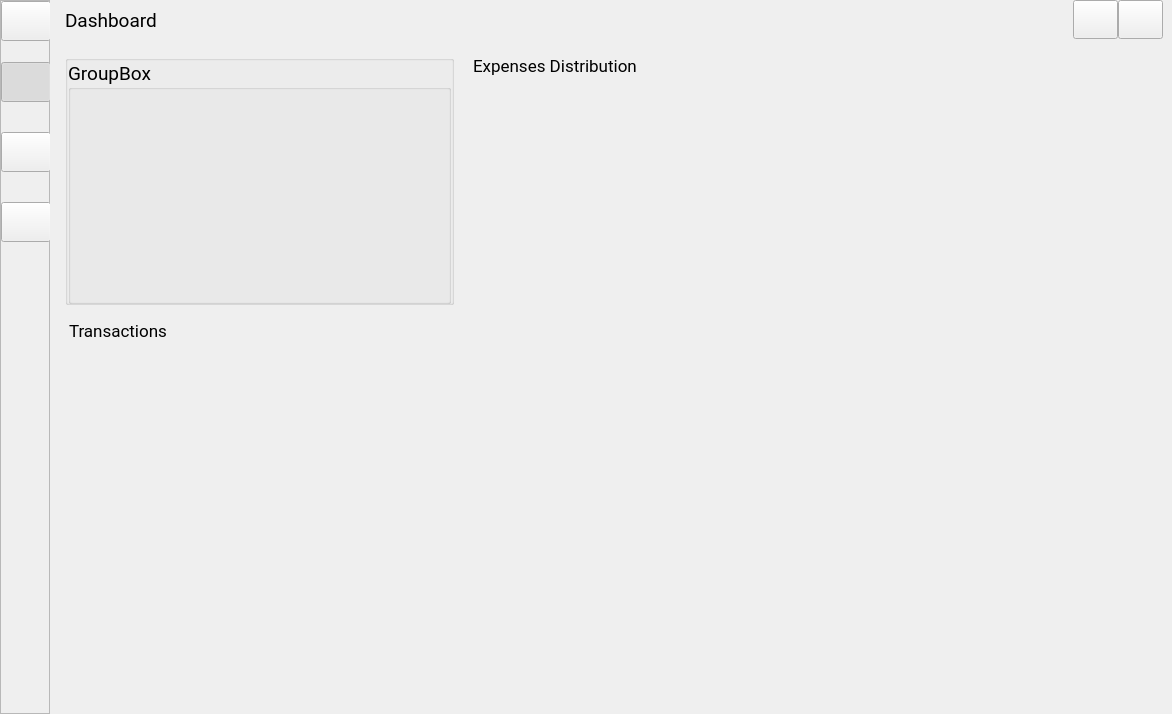
<?xml version="1.0" encoding="UTF-8"?>
<ui version="4.0">
 <class>MainWindow</class>
 <widget class="QWidget" name="MainWindow">
  <property name="geometry">
   <rect>
    <x>0</x>
    <y>0</y>
    <width>1172</width>
    <height>714</height>
   </rect>
  </property>
  <property name="windowTitle">
   <string>Budgetter</string>
  </property>
  <property name="windowIcon">
   <iconset>
    <normaloff>:/images/images/bold-36px-#2ABFB0.png</normaloff>:/images/images/bold-36px-#2ABFB0.png</iconset>
  </property>
  <property name="styleSheet">
   <string notr="true">#MainWindow 
{
	background: #212F41;
}

#menuBar 
{
	background: #2C405A;
	border-bottom: 1px solid #47566B;
}

QGroupBox 
{
	background-color: #26374C;
	border-radius: 4px;
	border-color: #344457;
	border-width: 1px;
	border-style: solid;
	margin-top: 6ex;
	margin-left: 1ex;
	margin-right: 1ex;
	padding-top: 30px;
}

QGroupBox#accounts 
{
	background-color: transparent;
	border-color: transparent;
	margin-top: 0ex;
	margin-left: 0ex;
	margin-right: 0ex;
	padding-top: 0px;
}

QGroupBox::title
{
	background-color: transparent;
	color: rgba(255, 255, 255, 230);
	padding: 0px 15px;
	margin-bottom: -55px;
	subcontrol-origin: margin;
	subcontrol-position: top left;
}

QLineEdit 
{
	border-bottom: 1px solid #309db5;
	border-radisu: 0px;
	padding: 0 8px;
	background: transparent;
	color: white;
	selection-background-color: #309db5;
}

QLineEdit ::hover
{
	border-bottom: 1px solid white;
	border-radisu: 0px;
	padding: 0 8px;
	background: transparent;
	color: white;
	selection-background-color: #309db5;
}

QLineEdit ::disabled
{
	border-bottom: 1px solid grey;
	border-radisu: 0px;
	padding: 0 8px;
	background: transparent;
	color: white;
	selection-background-color: #309db5;
}

QPushButton 
{
	background-color: #309db5;
	border-radius: 5px;
	border-color: transparent;
	padding-left: 7px;
	padding-right: 7px;
	color: white;
}

QComboBox 
{
	background-color: transparent;
	border-bottom-style: outset;
	border-bottom-width: 1px;
	border-radius: 0px;
	border-color: transparent;
	color: white;
	padding-left: 0px;
	font-family: &quot;Roboto&quot;;
	font-size: 9pt;
}

QComboBox ::hover
{
	background-color: transparent;
	border-bottom-style: outset;
	border-bottom-width: 1px;
	border-radius: 0px;
	border-color: transparent;
	color: white;
	padding-left: 0px;
	font-family: &quot;Roboto&quot;;
	font-size: 9pt;
}

QComboBox::drop-down
{
	border: 0px;
	background-color: transparent;
}

QComboBox::down-arrow
{
	image: none;
	width: 0px;
	height: 0px;
	padding-right: 0px;
	padding-top: 0px;
}


QComboBox::down-arrow:on
{
	image: none;
	width: 0px;
	height: 0px;
	padding-right: 0px;
	padding-top: 0px;
}

QComboBox QAbstractItemView
{
	background: #26374C;
	color: white;
	border-top-style: inset;
	border-width: 1px;
	border-radius: 0px;
	border-color: #309db5;
	selection-bckground-color: #309db5;
	padding-left: 0px;
	padding-bottom: 3px;
	spacing: 10px;
	outline: none;
}

QComboBox QScollBar:vertical
{
	border: 0px;
	background: transparent;
	width: 10px;
	margin: 1px 1 1px 0;
}

QComboBox QScollBar::handle:vertical
{
	background: #309db5;
	min-height: 20px;
	border-radius: 0px;
}

QGroupBox#distribution::indicator
{
	width: 24px;
	height: 24px;
	margin-bottom: -15px;
	margin-left: 8px;
	margin-right: 0px; 
	image: url(:/images/images/chart-pie-20px-#72C1F2.png);
}

QGroupBox#accounts::indicator
{
	width: 24px;
	height: 24px;
	margin-bottom: -15px;
	margin-left: 8px;
	margin-right: 0px; 
	image: url(:/images/images/wallet-20px-#72C1F2.png);
}

QGroupBox#transactions::indicator
{
	width: 24px;
	height: 24px;
	margin-bottom: -15px;
	margin-left: 8px;
	margin-right: 0px; 
	image: url(:/images/images/receipt-20px-#72C1F2.png);
}

QPushButton#settings {
	background-color:  transparent;
	border-left: 1px solid #32465F;
	border-right: 1px solid #32465F;
	padding: 6px 10px;
	border-radius: 0px;
}

QPushButton#alerts {
	background-color: transparent;
	border-left: 1px solid #32465F;
	padding: 6px 10px;
	border-radius: 0px;
}

QPushButton#menu:hover, QPushButton#settings:hover, QPushButton#alerts:hover {
	background-color:  rgba(255, 255, 255, 35);
	border-left: 1px solid #32465F;
	padding: 6px 10px;
	border-radius: 0px;
}

QPushButton[expanded=&quot;true&quot;]:hover {
	background-color: rgba(255, 255, 255, 0);
	border-style: outset;
	border-radius: 6px;
	border-color: transparent;
	padding: 6px 6px;
	color: rgba(255, 255, 255, 128);
}

QPushButton#settings:pressed, QPushButton#alerts:pressed {
	background-color:  rgba(255, 255, 255, 80);
	border-left: 1px solid #32465F;
	padding: 6px 10px;
	border-radius: 0px;
}

QPushButton[expanded=&quot;true&quot;]:pressed {
	background-color: rgba(255, 255, 255, 0);
	border-style: outset;
	border-width: 1px;
	border-radius: 6px;
	border-color: transparent;
	padding: 3px  3px;
	color: rgba(36, 42, 117, 255);
}

QFrame#navigation {
	background-color: #1C293B;
	margin-bottom: 0px;
	margin-top: 0px;
	border-style: none;
	padding-left: 0px;
	padding-right: 0px;
}

QFrame[frameShape=&quot;5&quot;] {
	color: #32465F;
}

QScrollArea {
	background: transparent;
}

QScrollArea &gt; QWidget &gt; QWidget { 
	background: transparent; 
}

QScrollArea &gt; QWidget &gt; QScrollBar { 
	background: palette(base); 
}

Card 
{
	border-radius: 5px;
	border-color: transparent;
	border-width: 0px;
	border-style: solid;
	margin-top: 6ex;
	margin-left: 1ex;
	margin-right: 1ex;
	padding-top: 30px;
}

Card::title
{
	background-color: transparent;
	color: white;
	padding: 0 14px;
	margin-bottom: -55px;
	subcontrol-origin: margin;
	subcontrol-position: top left;
}

Card &gt; QLabel#amount {
	color: white;
	text-align: right;
	background-color: transparent;
	border-style: none;
	padding: 0px 0px;
	font-family: &quot;Roboto&quot;;
	margin-left: 55px;
	margin-top: 15px;
	font-size: 24pt;
}

Card &gt; QPushButton#monthTrend[positive=&quot;false&quot;] {
	color: #F20505;
	text-align: left;
	background-color: transparent;
	border-style: none;
	padding: 0px 0px;
	margin-bottom: 10px;
	font-family: &quot;Roboto&quot;;
	font-size: 17pt;
}

Card &gt; QPushButton#monthTrend[positive=&quot;true&quot;] {
	color: #12A61C;
	text-align: left;
	background-color: transparent;
	border-style: none;
	padding: 0px 0px;
	margin-bottom: 10px;
	font-family: &quot;Roboto&quot;;
	font-size: 17pt;
}

Card &gt; QPushButton#monthTrend[positive=&quot;none&quot;] {
	color: white;
	text-align: left;
	background-color: transparent;
	border-style: none;
	padding: 0px 0px;
	margin-bottom: 10px;
	font-family: &quot;Roboto&quot;;
	font-size: 17pt;
}

Card &gt; QLabel#currency {
	color: rgba(255, 255, 255, 180);
	text-align: left;
	background-color: transparent;
	border-style: none;
	padding: 0px 0px;
	margin-right: 25px;
	margin-top: 18px;
	font-family: &quot;Roboto&quot;;
	font-size: 18pt;
}

QLabel#menuLabel {
	color: white;
}

QChartView {
	background-color: transparent;
}

QTableView {
	background-color: #141C26;
}

Thumbnail
{
	background-color: transparent;
	border-radius: 30px;
	border-color: #2d4057;
	border-width: 1px;
	border-style: solid;
}

Thumbnail::title
{
	background-color: transparent;
	color: rgba(255, 255, 255, 230);
	padding: 0px 0px;
	margin-bottom: 0px;
}

QPushButton#logoExpense
{
	background-color: transparent;
	border-radius: 5px;
	border-color: transparent;
	color: white;
}

QLabel#categoryExpense {
	color: #a2a3ae;
	font-family: &quot;Roboto&quot;;
	font-size: 12pt;
	margin-bottom: 15px;
}

QLabel#amountExpense {
	color: white;
	font-family: &quot;Roboto Black&quot;;
	font-size: 12pt;

}

QLabel#monthExpense {
	color: #a2a3ae;
	font-family: &quot;Roboto Light&quot;;
	font-size: 12pt;
}

QGroupBox#page1MonthlyExpenses, QGroupBox#page2MonthlyExpenses 
{
	background-color: transparent;
	border-color: transparent;
	margin-top: 0ex;
	margin-left: 0ex;
	margin-right: 0ex;
	padding-top: 0px;
}

QPushButton#rightPageMonthlyExpenses, QPushButton#leftPageMonthlyExpenses
{
	background-color: transparent;
	border-radius: 0px;
	border-color: transparent;
	color: white;
}

QPushButton#menuDashboard, QPushButton#menu,
QPushButton#menuGraph, QPushButton#menuInsights {
    background-color: transparent;
	border-radius: 0px;
    border-style: none;
    padding: 8px 6px 8px 6px;
}

QPushButton#menuDashboard:checked, QPushButton#menuGraph:checked,
QPushButton#menuInsights:checked {
    background-color: #19344D;
	border-radius: 0px;
    border-left: 3px solid #0093EE;
    padding: 8px 6px 8px 3px;
}

QPushButton#menuDashboard:hover:!checked, QPushButton#menuGraph:hover:!checked,
QPushButton#menuInsights:hover:!checked {
    background-color: #19344D;
	border-radius: 0px;
    border-style: none;
    padding: 8px 6px 8px 6px;
}

QPushButton#menu:hover {
    background-color: transparent;
	border-radius: 0px;
    border-style: none;
    padding: 8px 6px 8px 6px;
}

QDockWidget {
	color: white;
	border-radius: 5px;
}

QDockWidget &gt; QWidget {
	color: white;
	background-color: #26374C;
	border: 1px solid #344457;
	border-top-left-radius: 0px;
	border-top-right-radius: 0px;
	border-bottom-left-radius: 4px;
	border-bottom-right-radius: 4px;
}

QMainWindow::separator {
	width: 10px;
	height: 0px;
	margin: -10px;
	padding: 0px;
}

QLabel#titleBarTitle {
	background-color: #26374C;
	border-top: 1px solid #344457;
	border-left: 1px solid #344457;  
	border-top-left-radius: 4px;
	border-top-right-radius: 0px;
	border-bottom-left-radius: 0px;
	border-bottom-right-radius: 0px;
	margin-left: 0px;
	margin-right: 0px;
	padding-bottom: 10px;
	padding-left: 12px;
	padding-top: 10px;
	font-family: &quot;Roboto&quot;;
	font-size: 13pt;
	color: white;
}

QWidget#titleBarEmptyWidget {
	background-color: #26374C;
	border-top: 1px solid #344457;
	border-top-left-radius: 0px;
	border-top-right-radius: 0px;
	border-bottom-left-radius: 0px;
	border-bottom-right-radius: 0px;
	margin-left: 0px;
	margin-right: 0px;
}

QWidget#leftAddWidget {
	background-color: #26374C;
	border-top: 1px solid #344457;
	border-right: 1px solid #344457;
	border-top-left-radius: 0px;
	border-top-right-radius: 4px;
	border-bottom-left-radius: 0px;
	border-bottom-right-radius: 0px;
	margin-left: 0px;
	margin-right: 0px;
}

QPushButton#titleBarAdd {
	background-color: #26374C;
	border-top: 0px solid #344457;
	border-right: 0px solid #344457;
	border-top-left-radius: 0px;
	border-top-right-radius: 0px;
	border-bottom-left-radius: 0px;
	border-bottom-right-radius: 0px;
	margin-left: 0px;
	margin-right: 0px;
	padding-bottom: 0px;
	padding-left: 0px;
	padding-top: 0px;
}

QStatusBar {
	background-color: transparent;
	color: white;
	border-top: 1px solid #344457;
	border-top-left-radius: 0px;
	border-top-right-radius: 0px;
	border-bottom-left-radius: 0px;
	border-bottom-right-radius: 0px;
}

QStatusBar::item {
	border: none;
	color: white;
}

QPushButton#statusBarSettings {
	background-color: #26374C;
	border-top-left-radius: 0px;
	border-top-right-radius: 0px;
	border-bottom-left-radius: 0px;
	border-bottom-right-radius: 0px;
	margin-left: 0px;
	margin-right: 0px;
}

QPushButton[activated=&quot;true&quot;] {
	background-color: #26374C;
	color: white;
	font-family: &quot;Roboto&quot;;
	font-size: 10pt;
	margin-left: 10px;
}

QPushButton[activated=&quot;false&quot;] {
	background-color: #26374C;
	color: rgba(255, 255, 255, 100);
	font-family: &quot;Roboto&quot;;
	font-size: 10pt;
	margin-left: 10px;
}

QListView {
	background-color: transparent;
	border: none;
}</string>
  </property>
  <layout class="QGridLayout" name="gridLayout">
   <property name="leftMargin">
    <number>0</number>
   </property>
   <property name="topMargin">
    <number>0</number>
   </property>
   <property name="rightMargin">
    <number>0</number>
   </property>
   <property name="bottomMargin">
    <number>0</number>
   </property>
   <property name="spacing">
    <number>0</number>
   </property>
   <item row="1" column="1" colspan="3">
    <widget class="SlidingStackedWidget" name="stackedWidget">
     <property name="currentIndex">
      <number>0</number>
     </property>
     <widget class="QWidget" name="dashboard">
      <layout class="QGridLayout" name="gridLayout_2">
       <property name="leftMargin">
        <number>15</number>
       </property>
       <property name="topMargin">
        <number>15</number>
       </property>
       <property name="rightMargin">
        <number>15</number>
       </property>
       <property name="bottomMargin">
        <number>15</number>
       </property>
       <property name="spacing">
        <number>15</number>
       </property>
       <item row="0" column="3" rowspan="3">
        <widget class="Container" name="monthlyExpenses">
         <property name="sizePolicy">
          <sizepolicy hsizetype="Preferred" vsizetype="Preferred">
           <horstretch>0</horstretch>
           <verstretch>0</verstretch>
          </sizepolicy>
         </property>
         <property name="minimumSize">
          <size>
           <width>200</width>
           <height>100</height>
          </size>
         </property>
         <property name="font">
          <font>
           <family>Roboto</family>
           <pointsize>13</pointsize>
          </font>
         </property>
         <property name="features">
          <set>QDockWidget::NoDockWidgetFeatures</set>
         </property>
         <property name="allowedAreas">
          <set>Qt::NoDockWidgetArea</set>
         </property>
         <property name="windowTitle">
          <string>Expenses Distribution</string>
         </property>
         <widget class="QWidget" name="dockWidgetContents">
          <layout class="QGridLayout" name="gridLayout_9">
           <property name="leftMargin">
            <number>0</number>
           </property>
           <property name="topMargin">
            <number>0</number>
           </property>
           <property name="rightMargin">
            <number>0</number>
           </property>
          </layout>
         </widget>
        </widget>
       </item>
       <item row="0" column="0" colspan="2">
        <widget class="QGroupBox" name="accounts">
         <property name="sizePolicy">
          <sizepolicy hsizetype="Minimum" vsizetype="Minimum">
           <horstretch>0</horstretch>
           <verstretch>0</verstretch>
          </sizepolicy>
         </property>
         <property name="maximumSize">
          <size>
           <width>16777215</width>
           <height>250</height>
          </size>
         </property>
         <property name="font">
          <font>
           <family>Roboto</family>
           <pointsize>14</pointsize>
           <weight>50</weight>
           <bold>false</bold>
          </font>
         </property>
         <property name="title">
          <string/>
         </property>
         <property name="checkable">
          <bool>false</bool>
         </property>
         <layout class="QHBoxLayout" name="horizontalLayout_3">
          <property name="leftMargin">
           <number>0</number>
          </property>
          <property name="topMargin">
           <number>0</number>
          </property>
          <property name="rightMargin">
           <number>0</number>
          </property>
          <property name="bottomMargin">
           <number>0</number>
          </property>
          <item>
           <widget class="Card" name="card1">
            <property name="minimumSize">
             <size>
              <width>383</width>
              <height>243</height>
             </size>
            </property>
            <property name="maximumSize">
             <size>
              <width>383</width>
              <height>243</height>
             </size>
            </property>
            <property name="title">
             <string>GroupBox</string>
            </property>
            <layout class="QGridLayout" name="gridLayout_4"/>
           </widget>
          </item>
         </layout>
        </widget>
       </item>
       <item row="1" column="0" rowspan="2" colspan="2">
        <widget class="Container" name="transactions">
         <property name="minimumSize">
          <size>
           <width>52</width>
           <height>100</height>
          </size>
         </property>
         <property name="font">
          <font>
           <family>Roboto</family>
           <pointsize>13</pointsize>
          </font>
         </property>
         <property name="features">
          <set>QDockWidget::NoDockWidgetFeatures</set>
         </property>
         <property name="allowedAreas">
          <set>Qt::NoDockWidgetArea</set>
         </property>
         <property name="windowTitle">
          <string>Transactions</string>
         </property>
         <widget class="QWidget" name="dockWidgetContents_2"/>
        </widget>
       </item>
      </layout>
     </widget>
     <widget class="QWidget" name="page_2">
      <layout class="QGridLayout" name="gridLayout_3">
       <item row="0" column="0">
        <widget class="QGroupBox" name="total">
         <property name="title">
          <string>Total</string>
         </property>
        </widget>
       </item>
       <item row="1" column="0">
        <widget class="QGroupBox" name="savings">
         <property name="title">
          <string>Savings</string>
         </property>
        </widget>
       </item>
      </layout>
     </widget>
     <widget class="QWidget" name="page"/>
    </widget>
   </item>
   <item row="0" column="1" colspan="3">
    <widget class="QWidget" name="menuBar" native="true">
     <property name="minimumSize">
      <size>
       <width>0</width>
       <height>40</height>
      </size>
     </property>
     <layout class="QHBoxLayout" name="horizontalLayout">
      <property name="spacing">
       <number>0</number>
      </property>
      <property name="leftMargin">
       <number>15</number>
      </property>
      <property name="topMargin">
       <number>0</number>
      </property>
      <property name="bottomMargin">
       <number>0</number>
      </property>
      <item>
       <widget class="QLabel" name="menuLabel">
        <property name="font">
         <font>
          <family>Roboto</family>
          <pointsize>14</pointsize>
         </font>
        </property>
        <property name="text">
         <string>Dashboard</string>
        </property>
       </widget>
      </item>
      <item>
       <spacer name="horizontalSpacer">
        <property name="orientation">
         <enum>Qt::Horizontal</enum>
        </property>
        <property name="sizeHint" stdset="0">
         <size>
          <width>40</width>
          <height>20</height>
         </size>
        </property>
       </spacer>
      </item>
      <item>
       <widget class="QPushButton" name="alerts">
        <property name="minimumSize">
         <size>
          <width>45</width>
          <height>39</height>
         </size>
        </property>
        <property name="maximumSize">
         <size>
          <width>45</width>
          <height>39</height>
         </size>
        </property>
        <property name="cursor">
         <cursorShape>PointingHandCursor</cursorShape>
        </property>
        <property name="toolTip">
         <string>Notifications</string>
        </property>
        <property name="text">
         <string/>
        </property>
        <property name="icon">
         <iconset resource="../resources/resources.qrc">
          <normaloff>:/images/images/notifications-white-24dp.svg</normaloff>:/images/images/notifications-white-24dp.svg</iconset>
        </property>
        <property name="iconSize">
         <size>
          <width>24</width>
          <height>24</height>
         </size>
        </property>
       </widget>
      </item>
      <item>
       <widget class="QPushButton" name="settings">
        <property name="minimumSize">
         <size>
          <width>45</width>
          <height>39</height>
         </size>
        </property>
        <property name="maximumSize">
         <size>
          <width>45</width>
          <height>39</height>
         </size>
        </property>
        <property name="cursor">
         <cursorShape>PointingHandCursor</cursorShape>
        </property>
        <property name="toolTip">
         <string>Settings</string>
        </property>
        <property name="text">
         <string/>
        </property>
        <property name="icon">
         <iconset resource="../resources/resources.qrc">
          <normaloff>:/images/images/settings-white-24dp.svg</normaloff>:/images/images/settings-white-24dp.svg</iconset>
        </property>
        <property name="iconSize">
         <size>
          <width>24</width>
          <height>24</height>
         </size>
        </property>
       </widget>
      </item>
     </layout>
    </widget>
   </item>
   <item row="0" column="0" rowspan="2">
    <widget class="Drawer" name="drawer" native="true">
     <property name="sizePolicy">
      <sizepolicy hsizetype="Fixed" vsizetype="Preferred">
       <horstretch>0</horstretch>
       <verstretch>0</verstretch>
      </sizepolicy>
     </property>
     <property name="minimumSize">
      <size>
       <width>50</width>
       <height>0</height>
      </size>
     </property>
     <property name="maximumSize">
      <size>
       <width>50</width>
       <height>16777215</height>
      </size>
     </property>
     <layout class="QGridLayout" name="gridLayout_7">
      <property name="leftMargin">
       <number>0</number>
      </property>
      <property name="topMargin">
       <number>0</number>
      </property>
      <property name="rightMargin">
       <number>0</number>
      </property>
      <property name="bottomMargin">
       <number>0</number>
      </property>
      <item row="0" column="0">
       <widget class="QFrame" name="navigation">
        <property name="frameShape">
         <enum>QFrame::StyledPanel</enum>
        </property>
        <property name="frameShadow">
         <enum>QFrame::Raised</enum>
        </property>
        <layout class="QGridLayout" name="gridLayout_8">
         <property name="leftMargin">
          <number>0</number>
         </property>
         <property name="topMargin">
          <number>0</number>
         </property>
         <property name="rightMargin">
          <number>0</number>
         </property>
         <property name="bottomMargin">
          <number>7</number>
         </property>
         <item row="1" column="0" colspan="2">
          <layout class="QHBoxLayout" name="horizontalLayout_2">
           <property name="spacing">
            <number>0</number>
           </property>
           <item>
            <widget class="QPushButton" name="menu">
             <property name="minimumSize">
              <size>
               <width>50</width>
               <height>40</height>
              </size>
             </property>
             <property name="maximumSize">
              <size>
               <width>50</width>
               <height>40</height>
              </size>
             </property>
             <property name="cursor">
              <cursorShape>PointingHandCursor</cursorShape>
             </property>
             <property name="text">
              <string/>
             </property>
             <property name="icon">
              <iconset resource="../resources/resources.qrc">
               <normaloff>:/images/images/menu-white-36dp.svg</normaloff>:/images/images/menu-white-36dp.svg</iconset>
             </property>
             <property name="iconSize">
              <size>
               <width>24</width>
               <height>24</height>
              </size>
             </property>
             <property name="checkable">
              <bool>true</bool>
             </property>
            </widget>
           </item>
          </layout>
         </item>
         <item row="3" column="0" colspan="2">
          <layout class="QVBoxLayout" name="verticalLayout_2">
           <property name="spacing">
            <number>30</number>
           </property>
           <property name="topMargin">
            <number>15</number>
           </property>
           <item>
            <widget class="QPushButton" name="menuDashboard">
             <property name="minimumSize">
              <size>
               <width>50</width>
               <height>40</height>
              </size>
             </property>
             <property name="maximumSize">
              <size>
               <width>50</width>
               <height>40</height>
              </size>
             </property>
             <property name="font">
              <font>
               <family>Roboto</family>
               <pointsize>12</pointsize>
              </font>
             </property>
             <property name="cursor">
              <cursorShape>PointingHandCursor</cursorShape>
             </property>
             <property name="toolTip">
              <string>Dashboard</string>
             </property>
             <property name="text">
              <string/>
             </property>
             <property name="icon">
              <iconset resource="../resources/resources.qrc">
               <normaloff>:/images/images/dashboard-white-36dp.svg</normaloff>:/images/images/dashboard-white-36dp.svg</iconset>
             </property>
             <property name="iconSize">
              <size>
               <width>24</width>
               <height>24</height>
              </size>
             </property>
             <property name="checkable">
              <bool>true</bool>
             </property>
             <property name="checked">
              <bool>true</bool>
             </property>
            </widget>
           </item>
           <item>
            <widget class="QPushButton" name="menuGraph">
             <property name="minimumSize">
              <size>
               <width>50</width>
               <height>40</height>
              </size>
             </property>
             <property name="maximumSize">
              <size>
               <width>50</width>
               <height>40</height>
              </size>
             </property>
             <property name="font">
              <font>
               <family>Roboto</family>
               <pointsize>12</pointsize>
              </font>
             </property>
             <property name="cursor">
              <cursorShape>PointingHandCursor</cursorShape>
             </property>
             <property name="toolTip">
              <string>Graph</string>
             </property>
             <property name="text">
              <string/>
             </property>
             <property name="icon">
              <iconset resource="../resources/resources.qrc">
               <normaloff>:/images/images/assessment-white-36dp.svg</normaloff>:/images/images/assessment-white-36dp.svg</iconset>
             </property>
             <property name="iconSize">
              <size>
               <width>24</width>
               <height>24</height>
              </size>
             </property>
             <property name="checkable">
              <bool>true</bool>
             </property>
            </widget>
           </item>
           <item>
            <widget class="QPushButton" name="menuInsights">
             <property name="minimumSize">
              <size>
               <width>50</width>
               <height>40</height>
              </size>
             </property>
             <property name="maximumSize">
              <size>
               <width>50</width>
               <height>40</height>
              </size>
             </property>
             <property name="font">
              <font>
               <family>Roboto</family>
               <pointsize>12</pointsize>
              </font>
             </property>
             <property name="cursor">
              <cursorShape>PointingHandCursor</cursorShape>
             </property>
             <property name="toolTip">
              <string>Insights</string>
             </property>
             <property name="text">
              <string/>
             </property>
             <property name="icon">
              <iconset resource="../resources/resources.qrc">
               <normaloff>:/images/images/insights-white-36dp.svg</normaloff>:/images/images/insights-white-36dp.svg</iconset>
             </property>
             <property name="iconSize">
              <size>
               <width>24</width>
               <height>24</height>
              </size>
             </property>
             <property name="checkable">
              <bool>true</bool>
             </property>
            </widget>
           </item>
          </layout>
         </item>
         <item row="6" column="0" colspan="2">
          <spacer name="verticalSpacer">
           <property name="orientation">
            <enum>Qt::Vertical</enum>
           </property>
           <property name="sizeHint" stdset="0">
            <size>
             <width>20</width>
             <height>40</height>
            </size>
           </property>
          </spacer>
         </item>
        </layout>
       </widget>
      </item>
     </layout>
    </widget>
   </item>
  </layout>
 </widget>
 <customwidgets>
  <customwidget>
   <class>Drawer</class>
   <extends>QWidget</extends>
   <header>widgets/drawer.h</header>
   <container>1</container>
  </customwidget>
  <customwidget>
   <class>Card</class>
   <extends>QGroupBox</extends>
   <header>widgets/card.h</header>
   <container>1</container>
  </customwidget>
  <customwidget>
   <class>SlidingStackedWidget</class>
   <extends>QStackedWidget</extends>
   <header>widgets/slidingStackedWidget.h</header>
   <container>1</container>
  </customwidget>
  <customwidget>
   <class>Container</class>
   <extends>QDockWidget</extends>
   <header>widgets/container.h</header>
   <container>1</container>
  </customwidget>
 </customwidgets>
 <resources>
  <include location="../resources/resources.qrc"/>
 </resources>
 <connections/>
</ui>
